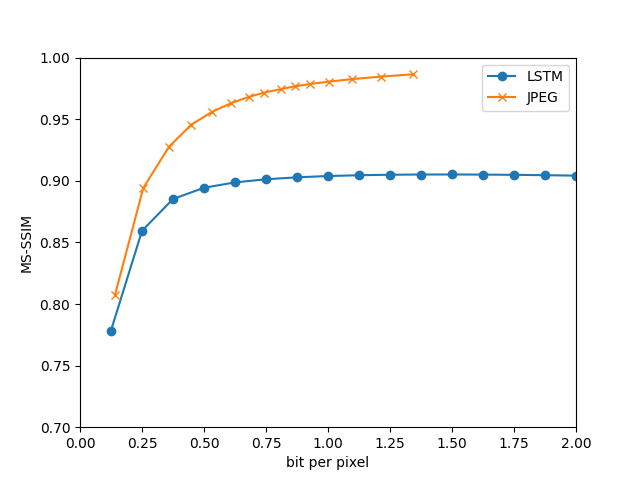

Write Python code to recreate this figure.
import argparse

parser = argparse.ArgumentParser()
parser.add_argument('--ref', type=str, required=True, help='reference jpeg csv')
parser.add_argument('--hyp', type=str, required=True, help='hypothesis model csv')
parser.add_argument('--output', type=str, required=True, help='output png')
args = parser.parse_args()

import os
import numpy as np
from imageio import imread
import matplotlib.pyplot as plt

line = True

lstm_ssim = np.genfromtxt(args.hyp, delimiter=',')
lstm_ssim = lstm_ssim[:, :-1]
if line:
    lstm_ssim = np.mean(lstm_ssim, axis=0)
    lstm_bpp = np.arange(1, 17) / 192 * 24
    plt.plot(lstm_bpp, lstm_ssim, label='LSTM', marker='o')
else:
    lstm_bpp = np.stack([np.arange(1, 17) for _ in range(24)]) / 192 * 24
    plt.scatter(
        lstm_bpp.reshape(-1), lstm_ssim.reshape(-1), label='LSTM', marker='o')

jpeg_ssim = np.genfromtxt(args.ref, delimiter=',')
jpeg_ssim = jpeg_ssim[:, :-1]
if line:
    jpeg_ssim = np.mean(jpeg_ssim, axis=0)

jpeg_bpp = np.array([
    os.path.getsize('jpeg/kodim{:02d}/{:02d}.jpg'.format(i, q)) * 8 /
    (imread('jpeg/kodim{:02d}/{:02d}.jpg'.format(i, q)).size // 3)
    for i in range(1, 25) for q in range(1, 16)
]).reshape(24, 15)

if line:
    jpeg_bpp = np.mean(jpeg_bpp, axis=0)
    plt.plot(jpeg_bpp, jpeg_ssim, label='JPEG', marker='x')
else:
    plt.scatter(
        jpeg_bpp.reshape(-1), jpeg_ssim.reshape(-1), label='JPEG', marker='x')

plt.xlim(0., 2.)
plt.ylim(0.7, 1.0)
plt.xlabel('bit per pixel')
plt.ylabel('MS-SSIM')
plt.legend()
#plt.show()
plt.savefig(args.output)
